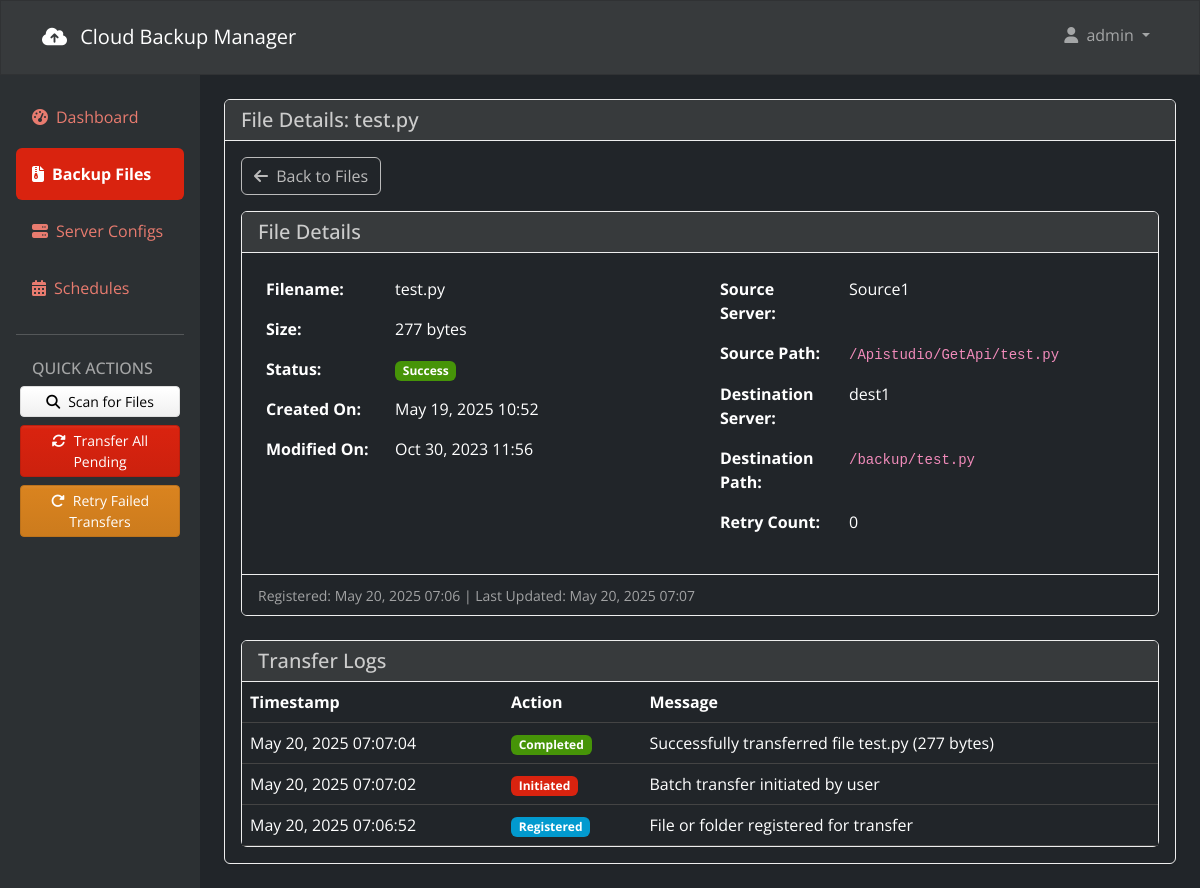
The app's page /files/778/ (signed in) with its own data.
### backup_app/models.py (models this page shows, shortened)
class BackupFile(models.Model):
    filename = models.CharField(max_length=256)
    file_size = models.BigIntegerField(blank=True, null=True)
    file_created_at = models.DateTimeField(blank=True, null=True)
    file_modified_at = models.DateTimeField(blank=True, null=True)
    source_path = models.CharField(max_length=512)
    destination_path = models.CharField(max_length=512)
    status = models.CharField(
        max_length=20,
        choices=TransferStatus.choices,
        default=TransferStatus.PENDING
    )
    error_message = models.TextField(blank=True, null=True)
    retry_count = models.IntegerField(default=0)
    created_at = models.DateTimeField(default=timezone.now)
    updated_at = models.DateTimeField(auto_now=True)
    source_server = models.ForeignKey(ServerConfig, on_delete=models.CASCADE, related_name='source_files')
    destination_server = models.ForeignKey(ServerConfig, on_delete=models.CASCADE, related_name='destination_files')
    user = models.ForeignKey(User, on_delete=models.CASCADE, related_name='backup_files')
    is_folder = models.BooleanField(default=False)
    files_count = models.IntegerField(default=0)

class ServerConfig(models.Model):
    name = models.CharField(max_length=64)
    host = models.CharField(max_length=120)
    port = models.IntegerField(default=22)
    username = models.CharField(max_length=64)
    password = models.CharField(max_length=256, blank=True, null=True)
    private_key = models.TextField(blank=True, null=True)
    remote_path = models.CharField(max_length=256)
    server_type = models.CharField(max_length=20)  # 'source' or 'destination'
    user = models.ForeignKey(User, on_delete=models.CASCADE, related_name='server_configs')
    created_at = models.DateTimeField(default=timezone.now)

class TransferLog(models.Model):
    backup_file = models.ForeignKey(BackupFile, on_delete=models.CASCADE, related_name='logs')
    action = models.CharField(max_length=64) # e.g., 'transfer_start', 'transfer_complete', 'retry'
    message = models.TextField(blank=True, null=True)
    timestamp = models.DateTimeField(default=timezone.now)

### backup_app/views/dashboard_views.py (the view)
# urls.py: path('files/<int:file_id>/', dashboard_views.file_detail, name='file_detail'),
@login_required
def file_detail(request, file_id):
    backup_file = get_object_or_404(BackupFile, id=file_id, user=request.user)
    logs = TransferLog.objects.filter(backup_file=backup_file).order_by('-timestamp')
    context = {
        'title': f'File Details: {backup_file.filename}',
        'file': backup_file,
        'logs': logs,
    }
    return render(request, 'backup_app/file_detail.html', context)

### templates/backup_app/file_detail.html (shortened to what this page needs)
{% extends 'backup_app/base.html' %}
{% block main_content %}
<div class="mb-3">
    <a href="{% url 'file_list' %}" class="btn btn-outline-secondary">
        <i class="fas fa-arrow-left me-1"></i> Back to Files
    </a>
</div>
<div class="card mb-4">
    <div class="card-header bg-body-secondary">
        <div class="d-flex justify-content-between align-items-center">
            <h5 class="mb-0">File Details</h5>
        </div>
    </div>
    <div class="card-body">
        <div class="row">
            <div class="col-md-6">
                <table class="table table-borderless">
                    <tbody>
                        <tr>
                            <th style="width: 30%">Filename:</th>
                            <td>{{ file.filename }}</td>
                        </tr>
                        <tr>
                            <th>Size:</th>
                            <td>{{ file.file_size|filesizeformat }}</td>
                        </tr>
                        <tr>
                            <th>Status:</th>
                            <td>
                                {% if file.status == 'success' %}
                                    <span class="badge bg-success">Success</span>
                                {% elif file.status == 'failed' %}
                                    <span class="badge bg-danger">Failed</span>
                                {% elif file.status == 'pending' %}
                                    <span class="badge bg-warning text-dark">Pending</span>
                                {% elif file.status == 'in_progress' %}
                                    <span class="badge bg-info">In Progress</span>
                                {% elif file.status == 'retrying' %}
                                    <span class="badge bg-secondary">Retrying</span>
                                {% endif %}
                            </td>
                        </tr>
                        <tr>
                            <th>Created On:</th>
                            <td>{{ file.file_created_at|date:"M d, Y H:i" }}</td>
                        </tr>
                        <tr>
                            <th>Modified On:</th>
                            <td>{{ file.file_modified_at|date:"M d, Y H:i" }}</td>
                        </tr>
                    </tbody>
                </table>
            </div>
            <div class="col-md-6">
                <table class="table table-borderless">
                    <tbody>
                        <tr>
                            <th style="width: 30%">Source Server:</th>
                            <td>{{ file.source_server.name }}</td>
                        </tr>
                        <tr>
                            <th>Source Path:</th>
                            <td><code>{{ file.source_path }}</code></td>
                        </tr>
                        <tr>
                            <th>Destination Server:</th>
                            <td>{{ file.destination_server.name }}</td>
                        </tr>
                        <tr>
                            <th>Destination Path:</th>
                            <td><code>{{ file.destination_path }}</code></td>
                        </tr>
                        <tr>
                            <th>Retry Count:</th>
                            <td>{{ file.retry_count }}</td>
                        </tr>
                    </tbody>
                </table>
            </div>
        </div>
    </div>
    <div class="card-footer bg-body text-muted">
        <small>Registered: {{ file.created_at|date:"M d, Y H:i" }} | Last Updated: {{ file.updated_at|date:"M d, Y H:i" }}</small>
    </div>
</div>
<div class="card">
    <div class="card-header bg-body-secondary">
        <h5 class="mb-0">Transfer Logs</h5>
    </div>
    <div class="card-body p-0">
        <div class="table-responsive">
            <table class="table mb-0">
                <thead>
                    <tr>
                        <th>Timestamp</th>
                        <th>Action</th>
                        <th>Message</th>
                    </tr>
                </thead>
                <tbody>
                    {% if logs %}
                        {% for log in logs %}
                            <tr>
                                <td>{{ log.timestamp|date:"M d, Y H:i:s" }}</td>
                                <td>
                                    {% if log.action == 'transfer_initiated' %}
                                        <span class="badge bg-primary">Initiated</span>
                                    {% elif log.action == 'transfer_complete' %}
                                        <span class="badge bg-success">Completed</span>
                                    {% elif log.action == 'transfer_failed' %}
                                        <span class="badge bg-danger">Failed</span>
                                    {% elif log.action == 'transfer_retry' %}
                                        <span class="badge bg-warning text-dark">Retry</span>
                                    {% elif log.action == 'transfer_cancelled' %}
                                        <span class="badge bg-secondary">Cancelled</span>
                                    {% elif log.action == 'file_registered' %}
                                        <span class="badge bg-info">Registered</span>
                                    {% else %}
                                        <span class="badge bg-secondary">{{ log.action }}</span>
                                    {% endif %}
                                </td>
                                <td>{{ log.message|default:"-" }}</td>
                            </tr>
                        {% endfor %}
                    {% else %}
                        <tr>
                            <td colspan="3" class="text-center py-4">
                                <i class="fas fa-info-circle me-2"></i> No logs found for this file
                            </td>
                        </tr>
                    {% endif %}
                </tbody>
            </table>
        </div>
    </div>
</div>
{% endblock %}

### templates/backup_app/base.html (shortened to what this page needs)
{% load static %}
<!DOCTYPE html>
<html lang="en" data-bs-theme="dark">
<head>
    <link href="https://cdn.jsdelivr.net/npm/bootswatch@5.3.3/dist/simplex/bootstrap.min.css" rel="stylesheet" />
    <link rel="stylesheet" href="https://cdnjs.cloudflare.com/ajax/libs/font-awesome/6.4.0/css/all.min.css" />
</head>
<body>
    <nav class="navbar navbar-expand-lg navbar-dark bg-dark">
        <div class="container">
            <a class="navbar-brand" href="{% url 'dashboard' %}">
                <i class="fas fa-cloud-upload-alt me-2"></i>
                Cloud Backup Manager
            </a>
            <div class="collapse navbar-collapse" id="navbarNav">
                <ul class="navbar-nav ms-auto">
                    {% if user.is_authenticated %}
                    <li class="nav-item dropdown">
                        <a
                            class="nav-link dropdown-toggle"
                            href="#"
                            id="userDropdown"
                            role="button"
                            data-bs-toggle="dropdown"
                            aria-expanded="false"
                        >
                            <i class="fas fa-user me-1"></i> {{ user.username }}
                        </a>
                    </li>
                    {% endif %}
                </ul>
            </div>
        </div>
    </nav>
    <div class="container-fluid p-0">
        {% if user.is_authenticated %}
        <div class="row g-0">
            <div class="col-md-3 col-lg-2 sidebar p-3 bg-body-tertiary">
                <div class="d-flex flex-column">
                    <ul class="nav nav-pills flex-column mb-auto">
                        <li class="nav-item">
                            <a
                                href="{% url 'dashboard' %}"
                                class="nav-link {% if request.resolver_match.url_name == 'dashboard' %}active{% endif %}"
                            >
                                <i class="fas fa-tachometer-alt me-2"></i>Dashboard
                            </a>
                        </li>
                        <li class="nav-item">
                            <a
                                href="{% url 'file_list' %}"
                                class="nav-link {% if request.resolver_match.url_name == 'file_list' or request.resolver_match.url_name == 'file_detail' %}active{% endif %}"
                            >
                                <i class="fas fa-file-archive me-2"></i>Backup Files
                            </a>
                        </li>
                        <li class="nav-item">
                            <a
                                href="{% url 'server_list' %}"
                                class="nav-link {% if 'server' in request.resolver_match.url_name %}active{% endif %}"
                            >
                                <i class="fas fa-server me-2"></i>Server Configs
                            </a>
                        </li>
                        <li class="nav-item">
                            <a
                                href="{% url 'schedule_list' %}"
                                class="nav-link {% if 'schedule' in request.resolver_match.url_name %}active{% endif %}"
                            >
                                <i class="fas fa-calendar-alt me-2"></i>Schedules
                            </a>
                        </li>
                    </ul>
                    <hr class="mt-3" />
                    <h6 class="sidebar-heading px-3 mt-2 mb-2 text-muted text-uppercase">
                        Quick Actions
                    </h6>
                    <div class="d-grid gap-2 px-1">
                        <button
                            type="button"
                            class="btn btn-sm btn-secondary"
                            data-bs-toggle="modal"
                            data-bs-target="#scanModal"
                        >
                            <i class="fas fa-search me-2"></i>Scan for Files
                        </button>
                        <a
                            href="{% url 'initiate_transfer_all' %}"
                            class="btn btn-sm btn-primary"
                            onclick="event.preventDefault(); document.getElementById('transfer-all-form').submit();"
                        >
                            <i class="fas fa-sync-alt me-2"></i>Transfer All Pending
                        </a>
                        <a
                            href="{% url 'retry_failed' %}"
                            class="btn btn-sm btn-warning"
                            onclick="event.preventDefault(); document.getElementById('retry-form').submit();"
                        >
                            <i class="fas fa-redo-alt me-2"></i>Retry Failed Transfers
                        </a>
                    </div>
                </div>
            </div>
            <div class="col-md-9 col-lg-10 content p-4">
                <div class="card shadow-sm">
                    <div class="card-header bg-body-secondary">
                        <h5 class="card-title mb-0">
                            {% block page_title %}{{ title|default:"Page Title" }}{% endblock %}
                        </h5>
                    </div>
                    <div class="card-body">{% block main_content %}{% endblock %}</div>
                </div>
            </div>
        </div>
    {% endif %}
</div>
</body>
</html>

### templates/backup_app/base.html (style rules this page uses)
body { min-height: 100vh; display: flex; flex-direction: column; }
.sidebar { min-height: calc(100vh - 56px); }
.content { flex: 1; }
.nav-link { border-radius: 0.25rem; margin-bottom: 0.25rem; }
.nav-link.active { font-weight: bold; }

### records on screen
BackupFile: filename "test.py", file_size|filesizeformat "277 bytes", file_created_at "May 19, 2025 10:52", file_modified_at "Oct 30, 2023 11:56", source_server.name "Source1", source_path "/Apistudio/GetApi/test.py", destination_server.name "dest1", destination_path "/backup/test.py", retry_count "0", created_at "May 20, 2025 07:06", updated_at "May 20, 2025 07:07"
TransferLog: timestamp "May 20, 2025 07:07:04", shows "Completed", message "Successfully transferred file test.py (277 bytes)"
TransferLog: timestamp "May 20, 2025 07:07:02", shows "Initiated", message "Batch transfer initiated by user"
TransferLog: timestamp "May 20, 2025 07:06:52", action "Registered", message "File or folder registered for transfer"

### other values on screen
{{ user.username }} "admin"
{{ title|default:"Page Title" }} "File Details: test.py"
